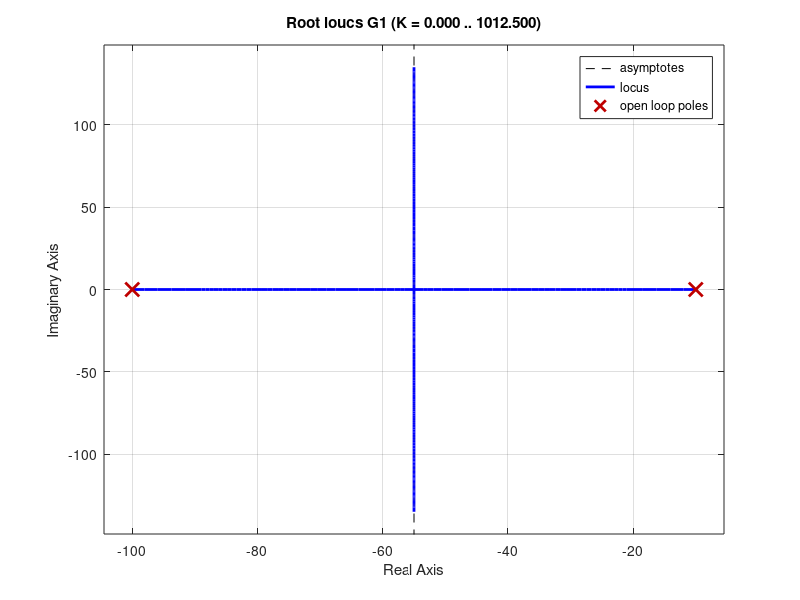

Reproduce this figure in MATLAB. (Note: this script raises an error after producing the figure.)
close all; clear all; history -c; clc;
pkg load control;

s = tf('s');
G1 = 20/((s + 10)*(s + 100));

% Inciso 1:
% Si queremos una respuesta criticamente amortiguada, se tendran dos raices
% reales negativas e iguales, por lo que buscaremos que el LdR coincida con
% el eje x, osea que graficaremos el LdR y veremos este punto:
rlocus(G1)                                          % s11 = -55

% Se verifica que podemos obtener el valor, tanto analíticamente mediante su
% formula, como graficamente mediante el uso del rlocusx()
s11 = -55;
K = 1/abs(20/((s11 + 10)*(s1 + 100)))               % k = 101.25

rlocusx(G1)                                         % k = 101.25

% Inciso 2:
% Un sobrepasamiento máximo del 4% corresponde a un cierto valor de psita el
% cual se puede calcular a continuación:
psita = sqrt((log(0.04)^2)/(pi^2 + log(0.04)^2))    % psita = 0.7156
% Se verifica donde coinciden los valores de psita con el LdR mediante el rlocus
rlocus(G1); sgrid(psita, [20 40 60 80])

s12 = -55 + j*53.68;
K = 1/abs(20/((s12 + 10)*(s12 + 100)))              % k = 245.33
% Verificamos este resultado mediante el rlocusx():
rlocusx(G1)                                         % k = 252 aproximadamente

% Inciso 3:
FdTLC1 = feedback(G1*245.33,1);
step(FdTLC1)
